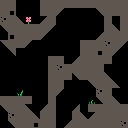

Tiled map render using the project's own tile images. Description and the whole map definition, tile-layer contents included, below:
An orthogonal 16x16 tile map with 8x8 px tiles, 1 tile layer (Tile Layer 1).

<map version="1.8" tiledversion="1.8.2" orientation="orthogonal" renderorder="right-down" width="16" height="16" tilewidth="8" tileheight="8" infinite="0" nextlayerid="2" nextobjectid="1">
 <tileset firstgid="1" source="../tileset 1.tsx" />
 <layer id="1" name="Tile Layer 1" width="16" height="16">
  <data encoding="csv">
72,72,0,0,0,72,72,72,72,72,72,72,72,72,72,72,
72,89,0,0,0,72,72,57,0,0,0,0,56,72,72,72,
73,72,41,1,0,40,72,0,0,0,0,0,0,72,0,72,
56,72,72,72,72,72,57,0,0,0,0,0,0,72,41,72,
0,89,72,72,72,57,0,0,0,0,0,0,40,72,72,72,
56,72,72,57,0,0,0,0,0,0,72,72,72,73,72,57,
0,56,0,0,0,0,0,0,0,0,72,72,89,72,57,0,
0,0,0,0,0,0,72,72,0,40,72,72,72,72,0,0,
0,0,0,0,0,0,72,73,72,72,72,72,72,0,0,0,
0,0,0,0,0,0,72,72,72,56,72,72,72,41,0,0,
0,0,0,0,0,0,72,72,0,0,0,56,72,72,41,0,
0,0,2,0,0,0,72,57,0,0,0,0,73,72,0,0,
72,72,72,72,0,0,72,0,0,0,0,3,56,72,41,0,
56,72,72,41,0,40,72,0,0,40,0,72,72,72,72,72,
0,73,72,72,41,72,72,0,0,72,41,40,72,72,72,72,
0,56,72,72,89,72,72,0,40,72,72,72,72,72,72,73
</data>
 </layer>
</map>